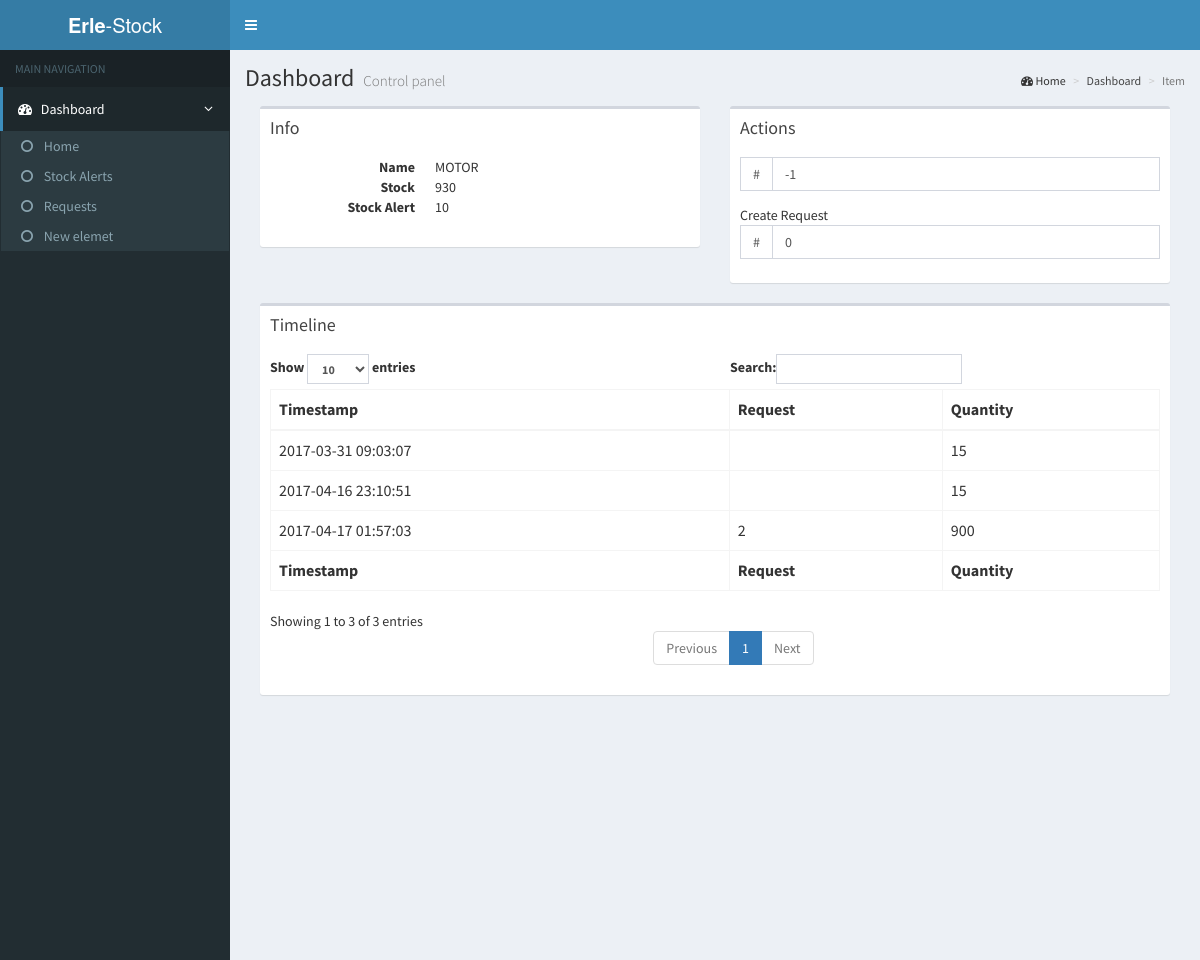
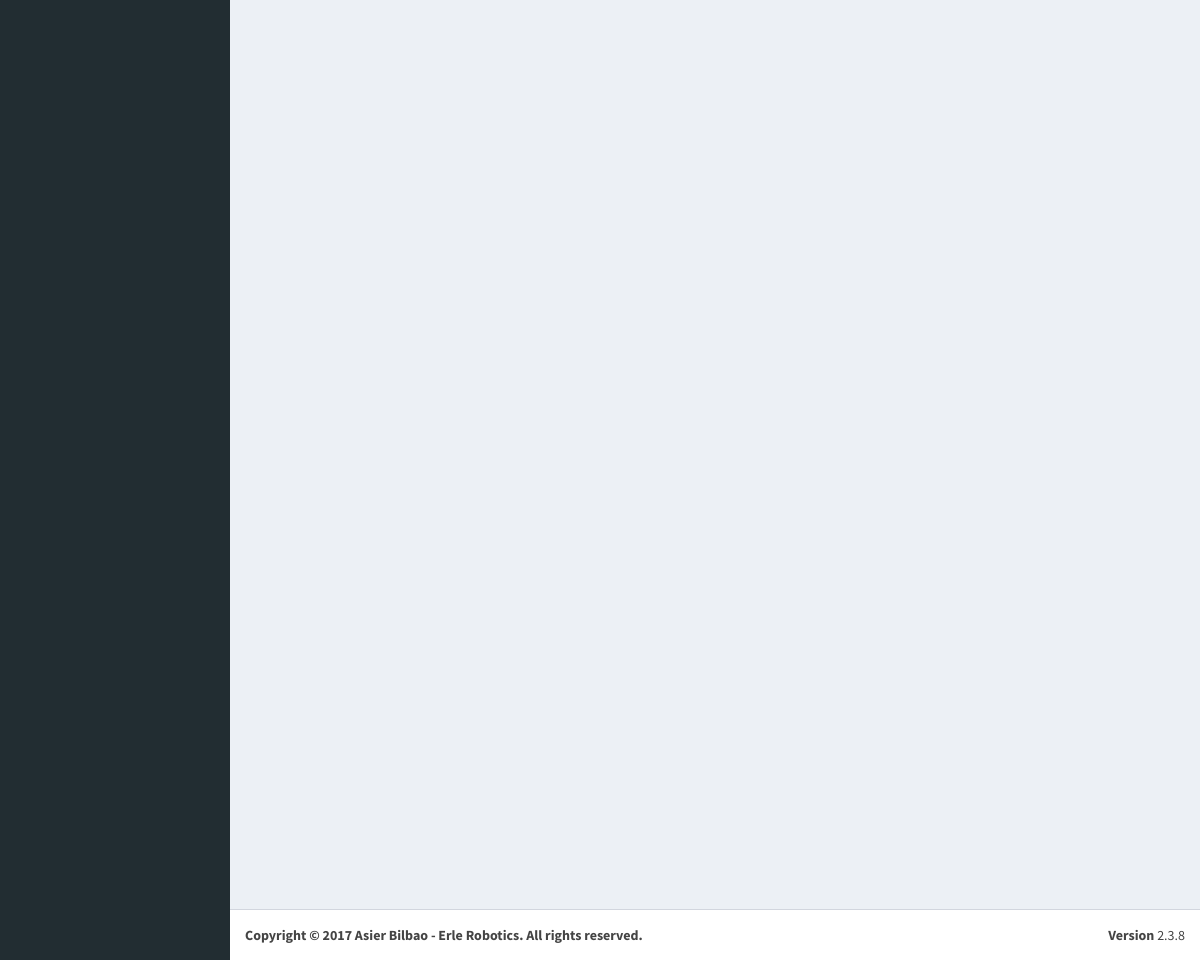
/item.php?id=0003, run on the app's committed database (2 pictures, top to bottom).
### tables this page shows
CREATE TABLE `item` (
  `id` int(11) NOT NULL,
  `name` varchar(200) NOT NULL,
  `barcode` int(12) DEFAULT NULL,
  `stock` int(11) NOT NULL,
  `alerta` int(11) NOT NULL DEFAULT '10'
);

CREATE TABLE `movement` (
  `id` int(11) NOT NULL,
  `idItem` int(11) NOT NULL,
  `quantity` int(11) NOT NULL,
  `idRequest` int(11) DEFAULT NULL,
  `timestamp` timestamp NOT NULL DEFAULT CURRENT_TIMESTAMP
);

### item.php (the view, shortened to what this page needs)
<?php include('includes/alt.php');
include('includes/conectar.php');
  $sql = "SELECT `id`, `name`, `barcode`, `stock`, `alerta` FROM `item` WHERE `id` = ".$_GET['id']." LIMIT 1";
  $quer=mysqli_query($con,$sql);
  $resul = mysqli_fetch_assoc($quer);
    $productoName=$resul['name'];
    $productoStock=$resul['stock'];
    $productoAlert=$resul['alerta'];
  $sql = "SELECT `quantity`, `idRequest`, `timestamp` FROM `movement` WHERE `idItem` = ".$_GET['id']." ORDER BY timestamp ASC";
  $querStock=mysqli_query($con,$sql);
?>
  <div class="content-wrapper">
    <section class="content-header">
      <h1>
        Dashboard
        <small>Control panel</small>
      </h1>
      <ol class="breadcrumb">
        <li><i class="fa fa-dashboard"></i> Home</li>
        <li><a href=".">Dashboard</a></li>
        <li class="active">Item</li>
      </ol>
    </section>
    <section class="content">
	<div class="col-md-6">
		<div class="box color-palette-box">
			<div class="box-header">
				<h3 class="box-title">Info</h3>
			</div>
			<div class="row">
        <div class="box-body">
  				<dl class="dl-horizontal">
              <dt>Name</dt>
              <dd><?php echo $productoName;?></dd>
              <dt>Stock</dt>
              <dd><?php echo $productoStock;?></dd>
              <dt>Stock Alert</dt>
              <dd><?php echo $productoAlert;?></dd>
          </dl>
        </div>
			</div>
		</div>
	</div>
  <div class="col-md-6">
    <div class="box color-palette-box">
      <div class="box-header">
        <h3 class="box-title">Actions</h3>
      </div>
      <div class="row">
        <div class="box-body">
          <div class="col-sm-12">
            <form action="item.php?id=<?php echo $_GET['id'];?>" method="POST">
              <div class="input-group">
                <span class="input-group-addon">#</span>
                <input type="number" class="form-control" value=-1 name="stock" autofocus>
              </div>
          </form>
          </div>
          <div class="col-sm-12">
            Create Request
            <form action="request.php?create=true&amp;itemId=<?php echo $_GET['id'];?>" method="POST">
              <div class="input-group">
                <span class="input-group-addon">#</span>
                <input type="number" class="form-control" value=0 name="qt">
              </div>
          </form>
          </div>
        </div>
      </div>
    </div>
  </div>
	<div class="col-md-12">
		<div class="box color-palette-box">
			<div class="box-header">
				<h3 class="box-title">Timeline</h3>
			</div>
              <div class="box-body">
                <table id="example2" class="table table-bordered table-hover">
                  <thead>
                  <tr>
                    <th>Timestamp</th>
                    <th>Request</th>
                    <th>Quantity</th>
                  </tr>
                  </thead>
                  <tbody>
                    <?php   while ($resulStock = mysqli_fetch_assoc($querStock)) {?>
                        <tr>
                          <td><?php echo $resulStock['timestamp']; ?></td>
                          <td><?php echo $resulStock['idRequest']; ?></td>
                          <td><?php echo $resulStock['quantity']; ?></td>
                        </tr>
                    <?php  }; ?>
                  </tbody>
                  <tfoot>
                  <tr>
                    <th>Timestamp</th>
                    <th>Request</th>
                    <th>Quantity</th>
                  </tr>
                  </tfoot>
                </table>
              </div>
            </div>
	</div>
	</section>
  </div>
<?php include('includes/bottom.php');?>

### data on the page
item: name "MOTOR", stock "930", alerta "10"
movement: timestamp "2017-03-31 09:03:07", quantity "15"
movement: timestamp "2017-04-16 23:10:51", quantity "15"
movement: timestamp "2017-04-17 01:57:03", idRequest "2", quantity "900"
